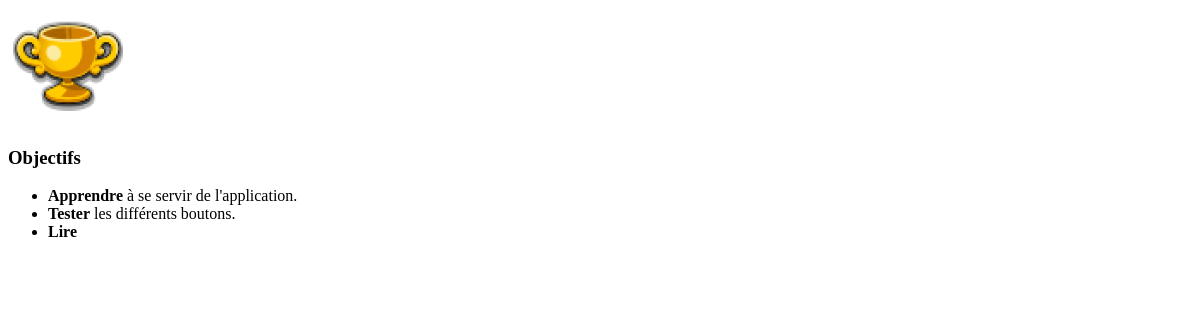
Page /app/guide/1/objectives/ on the earlier database version.
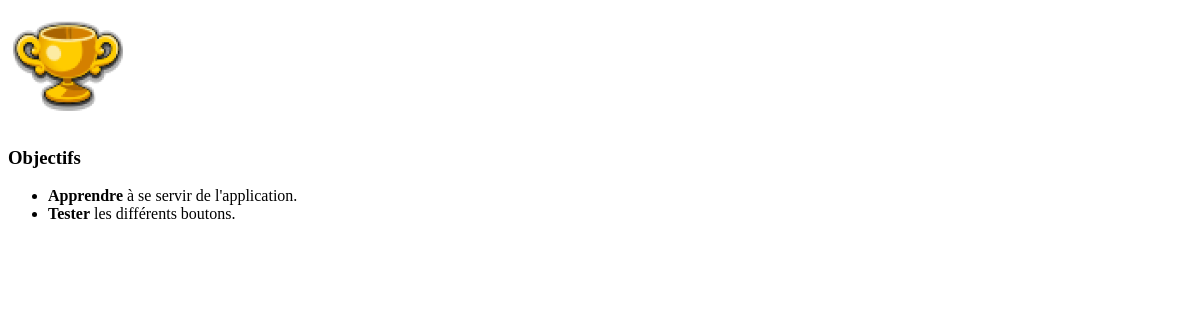
Same page on the later database version.
### app/models.py (models this page shows, shortened)
class Guide(models.Model):
    title = models.CharField(max_length=255, verbose_name="Titre")
    objectives = models.TextField("Objectifs", null=True, blank=True)
    important_info = models.TextField("Informations importantes", null=True, blank=True)
    explanations = models.TextField("Guide", null=True, blank=True)
    page = models.FloatField()
    recommended_level = models.IntegerField(verbose_name="Niveau recommandé")
    alignment = models.ForeignKey(
        Alignment,
        on_delete=models.CASCADE,
        related_name="guides",
        null=True,
        blank=True,
        verbose_name="Alignement",
    )
    created_at = models.DateTimeField(
        auto_now_add=True, verbose_name="Date de création"
    )
    updated_at = models.DateTimeField(auto_now=True, verbose_name="Date de mise à jour")
    created_in_version = models.FloatField(
        default=GAME_VERSION, verbose_name="Créer en version"
    )
    updated_for_version = models.FloatField(
        default=GAME_VERSION,
        blank=True,
        null=True,
        verbose_name="Mis à jour lors de la version",
    )
    achievement = models.ManyToManyField(
        Achievement, through="GuideAchievement", related_name="guides"
    )
    is_last_seen = models.BooleanField(default=False)
    class Meta:
        ordering = ["page"]
        verbose_name = "Guide"
        verbose_name_plural = "Guides"

### app/views.py (the view)
def guide_objectives_partial(request, guide_id):
    guide = get_object_or_404(Guide, id=guide_id)
    return render(request, "sections/objectives.html", {"guide": guide})

### app/templates/sections/objectives.html
{% load static %}
<div class="title">
  <div class="imgBackground">
    <img src="{% static 'medias/icons/achievement.png' %}" alt="" />
  </div>
  <h3>Objectifs</h3>
</div>
<div class="content">
  <turbo-frame id="frame_objectives">
    {{ guide.objectives|safe }}
  </turbo-frame>
</div>

Differences in the rows shown:
changed Guide: objectives "Apprendre à se servir de l'application. Tester les différents boutons. Lire" → "Apprendre à se servir de l'application. Tester les différents boutons."
